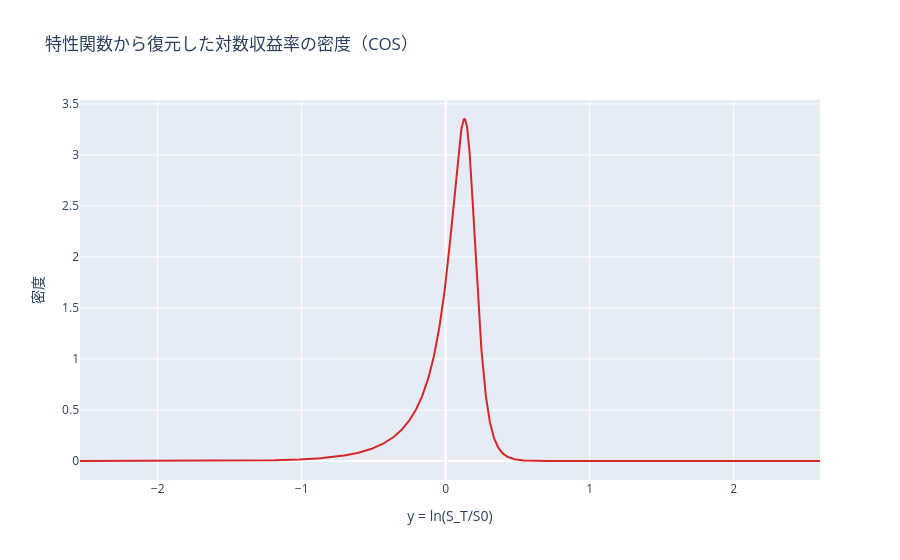

Here is the notebook cell this chart was saved with:
### Markdown cell above
## 3. 特性関数

Heston では密度の閉形式は無いが、対数収益率 $y=\ln(S_T/S_0)$ の**特性関数**
$\phi(u)=\mathbb E^Q[e^{iuy}]$ は閉形式で書ける（数値的に安定な little-trap 形, Albrecher+ 2007）：
$$d=\sqrt{(\rho\xi iu-\kappa)^2+\xi^2(iu+u^2)},\quad g=\frac{\kappa-\rho\xi iu-d}{\kappa-\rho\xi iu+d},$$
$$\phi(u)=\exp\!\Big(iur T+\tfrac{\kappa\theta}{\xi^2}\big[(\kappa-\rho\xi iu-d)T-2\ln\tfrac{1-ge^{-dT}}{1-g}\big]
+\tfrac{v_0}{\xi^2}(\kappa-\rho\xi iu-d)\tfrac{1-e^{-dT}}{1-ge^{-dT}}\Big).$$
特性関数があれば、Fourier 反転で**密度**も**価格**も得られる（§4）。

### Code cell
# CF(0)=1 を確認し、CF から密度を復元（∫=1）
print("φ(0) =", heston.heston_cf(np.array([0.0]), r, T, v0, kappa, theta, xi, rho)[0], " (=1)")
y, f = fourier.cos_density(cf, N=256, L=12.0, n_grid=2000)
print("∫ density dy =", float(np.trapezoid(f, y)), " (=1)")
figd = go.Figure(go.Scatter(x=y, y=f, mode="lines", line={"color": "#d62728"}))
figd.update_layout(title="特性関数から復元した対数収益率の密度（COS）",
                   xaxis_title="y = ln(S_T/S0)", yaxis_title="密度")
figd.show()

### Figure 1 — Plotly figure (JSON) as saved in the notebook; plotly's stock layout.template omitted (floating-point values rounded to 4 significant figures; data arrays with more than 128 entries replaced by an {"elided": "..."} marker saying what was removed)
{"data": [{"line": {"color": "#d62728"}, "mode": "lines", "type": "scatter", "x": {"elided": "2000 float values"}, "y": {"elided": "2000 float values"}}], "layout": {"title": {"text": "特性関数から復元した対数収益率の密度（COS）"}, "xaxis": {"title": {"text": "y = ln(S_T/S0)"}}, "yaxis": {"title": {"text": "密度"}}}}
